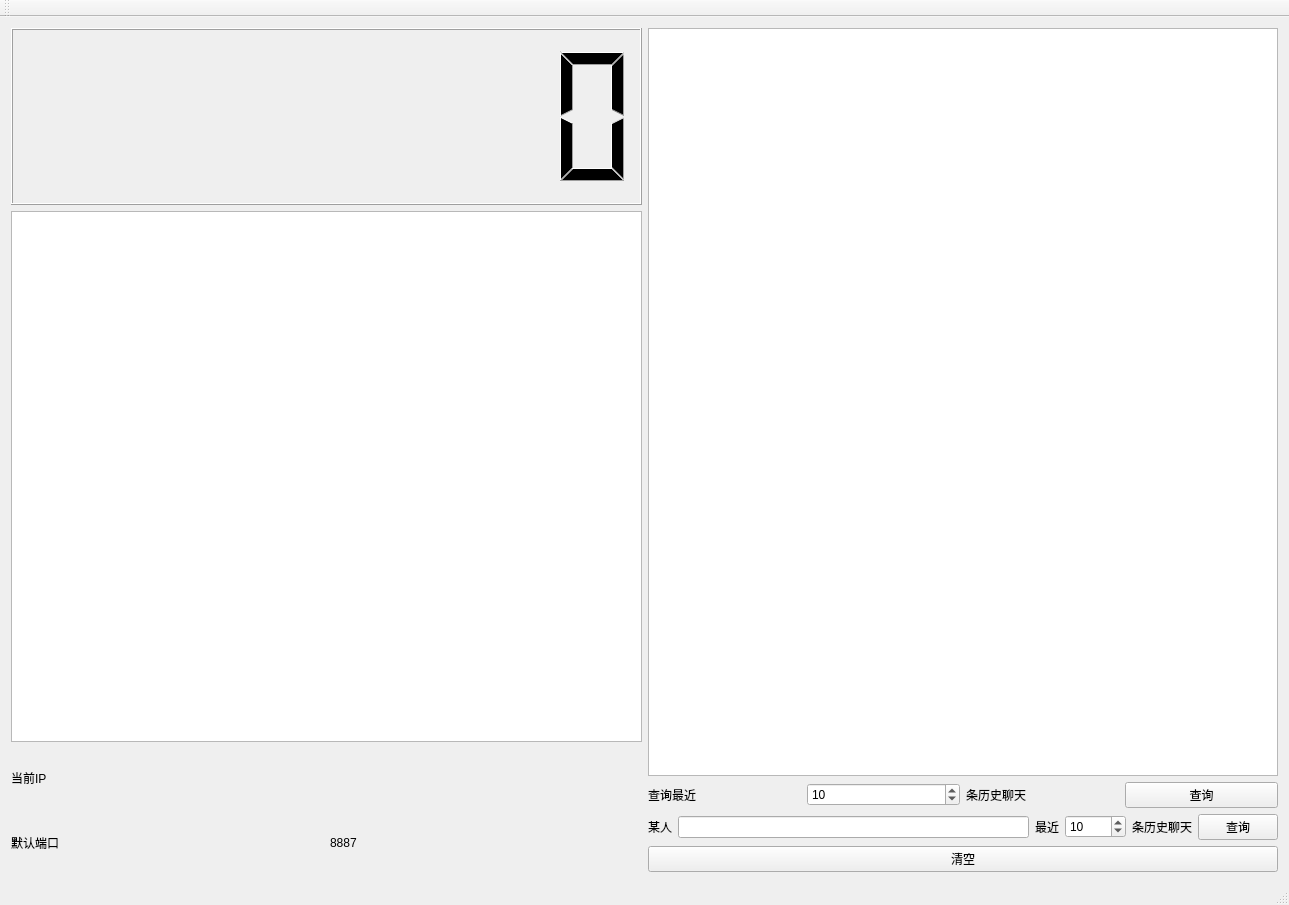
<?xml version="1.0" encoding="UTF-8"?>
<ui version="4.0">
 <class>MainWindow</class>
 <widget class="QMainWindow" name="MainWindow">
  <property name="geometry">
   <rect>
    <x>0</x>
    <y>0</y>
    <width>1289</width>
    <height>905</height>
   </rect>
  </property>
  <property name="windowTitle">
   <string>MainWindow</string>
  </property>
  <widget class="QWidget" name="centralWidget">
   <layout class="QHBoxLayout" name="horizontalLayout_6">
    <item>
     <layout class="QHBoxLayout" name="horizontalLayout_5">
      <item>
       <layout class="QVBoxLayout" name="verticalLayout" stretch="3,9,1,1">
        <item>
         <widget class="QLCDNumber" name="lcdNumber">
          <property name="digitCount">
           <number>8</number>
          </property>
         </widget>
        </item>
        <item>
         <widget class="QTextBrowser" name="textBrowser"/>
        </item>
        <item>
         <layout class="QHBoxLayout" name="horizontalLayout">
          <item>
           <widget class="QLabel" name="label">
            <property name="text">
             <string>当前IP</string>
            </property>
           </widget>
          </item>
          <item>
           <widget class="QLabel" name="label_ip">
            <property name="text">
             <string/>
            </property>
           </widget>
          </item>
         </layout>
        </item>
        <item>
         <layout class="QHBoxLayout" name="horizontalLayout_2">
          <item>
           <widget class="QLabel" name="label_2">
            <property name="text">
             <string>默认端口</string>
            </property>
           </widget>
          </item>
          <item>
           <widget class="QLabel" name="label_port">
            <property name="text">
             <string>8887</string>
            </property>
           </widget>
          </item>
         </layout>
        </item>
       </layout>
      </item>
      <item>
       <layout class="QVBoxLayout" name="verticalLayout_2">
        <item>
         <widget class="QTextBrowser" name="textBrowser_db"/>
        </item>
        <item>
         <layout class="QHBoxLayout" name="horizontalLayout_3">
          <item>
           <widget class="QLabel" name="label_3">
            <property name="text">
             <string>查询最近</string>
            </property>
           </widget>
          </item>
          <item>
           <widget class="QSpinBox" name="spinBoxNum">
            <property name="maximum">
             <number>63356</number>
            </property>
            <property name="value">
             <number>10</number>
            </property>
           </widget>
          </item>
          <item>
           <widget class="QLabel" name="label_4">
            <property name="text">
             <string>条历史聊天</string>
            </property>
           </widget>
          </item>
          <item>
           <widget class="QPushButton" name="pushButtonNum">
            <property name="text">
             <string>查询</string>
            </property>
           </widget>
          </item>
         </layout>
        </item>
        <item>
         <layout class="QHBoxLayout" name="horizontalLayout_4">
          <item>
           <widget class="QLabel" name="label_6">
            <property name="text">
             <string>某人</string>
            </property>
           </widget>
          </item>
          <item>
           <widget class="QLineEdit" name="lineEditWho"/>
          </item>
          <item>
           <widget class="QLabel" name="label_8">
            <property name="text">
             <string>最近</string>
            </property>
           </widget>
          </item>
          <item>
           <widget class="QSpinBox" name="spinBoxNum_who">
            <property name="maximum">
             <number>65536</number>
            </property>
            <property name="value">
             <number>10</number>
            </property>
           </widget>
          </item>
          <item>
           <widget class="QLabel" name="label_7">
            <property name="text">
             <string>条历史聊天</string>
            </property>
           </widget>
          </item>
          <item>
           <widget class="QPushButton" name="pushButtonWhoNum">
            <property name="text">
             <string>查询</string>
            </property>
           </widget>
          </item>
         </layout>
        </item>
        <item>
         <widget class="QPushButton" name="pushButtonClear">
          <property name="text">
           <string>清空</string>
          </property>
         </widget>
        </item>
       </layout>
      </item>
     </layout>
    </item>
   </layout>
   <zorder>textBrowser</zorder>
   <zorder>label</zorder>
   <zorder>label_2</zorder>
   <zorder>label_ip</zorder>
   <zorder>label_port</zorder>
   <zorder>lcdNumber</zorder>
   <zorder>label_3</zorder>
   <zorder>label_4</zorder>
   <zorder>spinBox</zorder>
   <zorder>pushButton</zorder>
   <zorder>layoutWidget_2</zorder>
   <zorder>lineEdit</zorder>
   <zorder>label_8</zorder>
   <zorder>textBrowser</zorder>
   <zorder>layoutWidget</zorder>
  </widget>
  <widget class="QMenuBar" name="menuBar">
   <property name="geometry">
    <rect>
     <x>0</x>
     <y>0</y>
     <width>1289</width>
     <height>26</height>
    </rect>
   </property>
  </widget>
  <widget class="QToolBar" name="mainToolBar">
   <attribute name="toolBarArea">
    <enum>TopToolBarArea</enum>
   </attribute>
   <attribute name="toolBarBreak">
    <bool>false</bool>
   </attribute>
  </widget>
  <widget class="QStatusBar" name="statusBar"/>
 </widget>
 <layoutdefault spacing="6" margin="11"/>
 <resources/>
 <connections/>
</ui>
